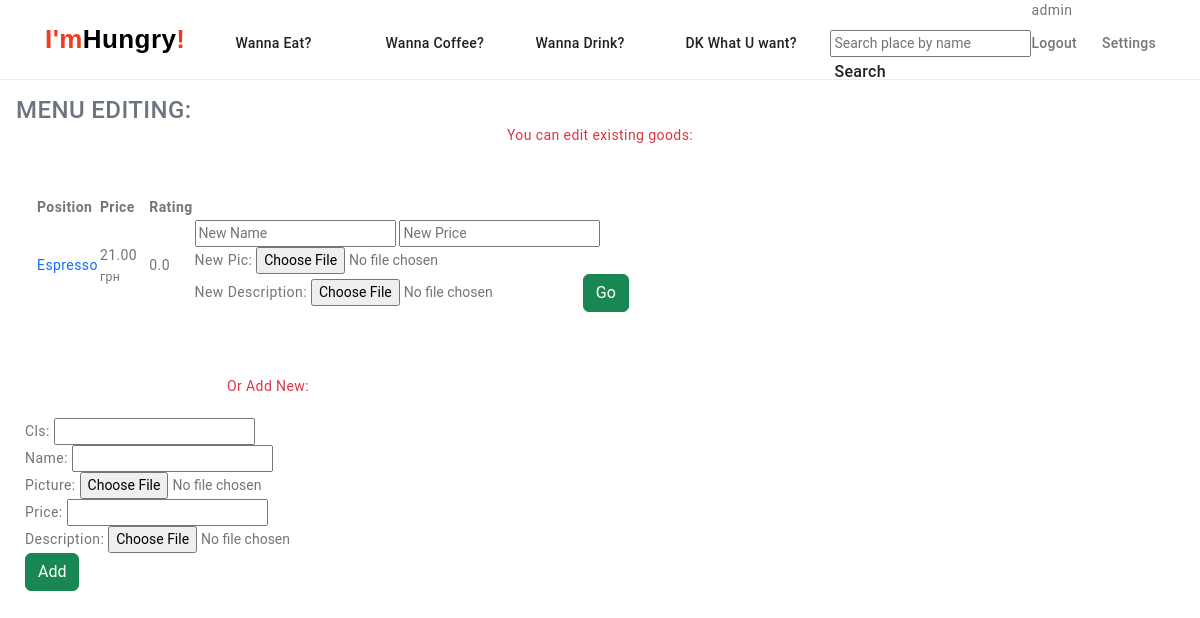
/hungry/place/menu/edit_page/2/ (signed in), run on an earlier commit of the app's database.
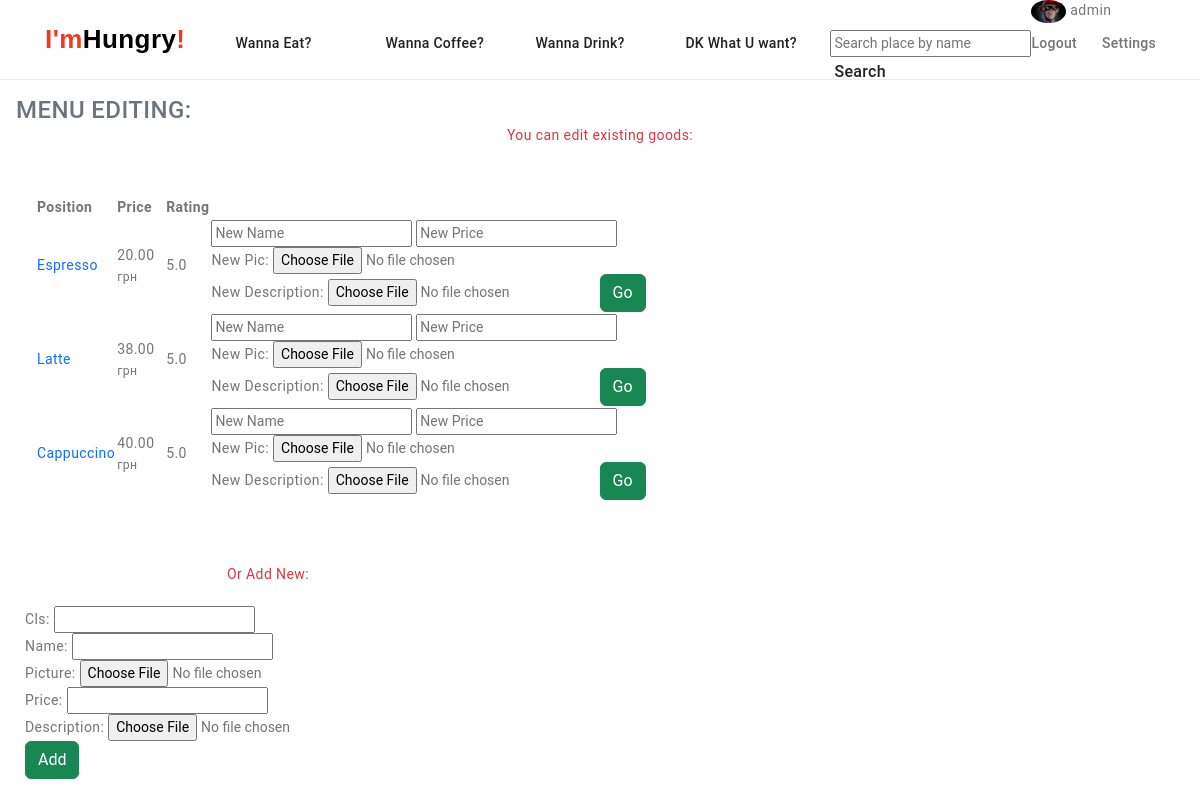
And on a later commit of the database.
### hungry/models.py (models this page shows, shortened)
class Good(models.Model):
    cls = models.CharField(max_length=128)
    name = models.CharField(max_length=256)
    picture = models.ImageField(upload_to='pics/')
    place = models.ForeignKey(Place, on_delete=models.CASCADE, related_name='goods')
    price = models.FloatField()
    rating = models.FloatField(default=0, null=True, blank=True)
    description = models.FileField(upload_to='desc/', null=True, blank=True)
    rated_by = models.ManyToManyField(User, related_name='rated', blank=True)
    def rating(self):
        ratings = self.ratings.all()
        if ratings:
            return sum(r.amount for r in ratings) / len(ratings)
        return 0.0

class UserAddon(models.Model):
    user = models.OneToOneField(User, on_delete=models.CASCADE, related_name='addon')
    avatar = models.ImageField(upload_to='avatars/', null=True, blank=True)
    address = map_fields.AddressField(max_length=200, null=True, blank=True)

class Rate(models.Model):
    amount = models.IntegerField(null=True, blank=True)
    good = models.ForeignKey(Good, on_delete=models.CASCADE, related_name='ratings')
    user = models.ForeignKey(User, on_delete=models.CASCADE, related_name='ratings', null=True, blank=True)

### hungry/views.py (the view)
# urls.py: path('place/menu/edit_page/<int:place_id>/', views.menu_edit_page, name='menu-edit-page'),
def menu_edit_page(request, place_id):
    place = Place.objects.get(pk=place_id)
    form = GoodForm()
    context = {
        'place': place,
        'form': form,
    }
    return render(request, template_name='hungry/menu_editing.html', context=context)

### hungry/forms.py
class GoodForm(forms.ModelForm):
    class Meta:
        model = Good
        exclude = ('place', 'rating', 'rated_by')

### hungry/cors.py (called while the page is built)
    def __call__(self, request):
        response = self.get_response(request)
        response['Access-Control-Allow-Origin'] = '*'
        response['Access-Control-Allow-Headers'] = '*'
        return response

### hungry/templates/hungry/menu_editing.html (shortened to what this page needs)
{% extends 'hungry/base.html' %}
{% load static %}
    {% block content %}
    {% if user.is_authenticated %}
        <div class="row">
            <h4 class="text-secondary ms-3 mt-3">MENU EDITING:</h4>
            <p class="text-danger text-center">You can edit existing goods:</p>
            <table width="250" class="col-8 ms-5" style="margin-top:50px;">
                <tr>
                    <th>Position</th>
                    <th>Price</th>
                    <th>Rating</th>
                </tr>
                {% for good in place.goods.all %}
                <tr>
                    <td><a href="{% url 'hungry:good-detail' good.id %}" class="link menu-link">{{ good.name }}</a></td>
                    <td>{{ good.price|floatformat:2 }}<small> грн</small></td>
                    <td>{{ good.rating|floatformat:1 }}</td>
                    <td><form action="{% url 'hungry:menu-edit' place.id %}" method="post" enctype="multipart/form-data">
                        <input type="text" name="new_name" placeholder="New Name">
                        <input type="text" name="new_price" placeholder="New Price">
                        <label>New Pic: <input type="file" name="new_pic" value="New Pic"></label>
                        <label>New Description: <input type="file" name="new_desc"></label>
                        <input type="submit" value="Go" class="btn btn-success">
                    </form></td>
                </tr>
                {% endfor %}
            </table>
            </div>
<br><br><br>
            <div class="row">
                <div class="col-5" style="margin-left:25px;">
                    <p class="text-danger text-center">
                        Or Add New:
                    </p>
                    <br>
                    <form action="{% url 'hungry:menu-add' place.id %}" method="POST" enctype="multipart/form-data" class="p-20">
                        {{ form.as_p }}
                        <input type="submit" value="Add" class="btn btn-success">
                    </form>
                </div>
            </div>
        {% endif %}
    {% endblock %}

### hungry/templates/hungry/base.html (shortened to what this page needs)
<!DOCTYPE html>
{% load static %}
<html lang="en">
  <head>
    <link
      href="https://cdn.jsdelivr.net/npm/bootstrap@5.2.2/dist/css/bootstrap.min.css"
      rel="stylesheet"
    />
    <link rel="stylesheet" href="{% static 'hungry/css/style.css' %}" />
  </head>
  <body>
    <header class="site-header">
      <div class="container header-container">
        <nav class="site-nav">
          <a href="{% url 'hungry:index' %}" lang="en" class="logo"
            ><span>I'm</span>Hungry<span>!</span></a
          >
          <ul class="list header-list">
            <li class="item">
              <a href="{% url 'hungry:category-detail' 2 %}" class="link"
                >Wanna Eat?</a
              >
            </li>
            <li class="item">
              <a href="{% url 'hungry:category-detail' 1 %}" class="link"
                >Wanna Coffee?</a
              >
            </li>
            <li class="item">
              <a href="{% url 'hungry:category-detail' 3 %}" class="link"
                >Wanna Drink?</a
              >
            </li>
            <li class="item">
              <form action="{% url 'hungry:goods-filter' %}" method="post">
                <input
                  type="submit"
                  class="link"
                  value="DK What U want?"
                /><input type="hidden" name="random" value="random" />
              </form>
            </li>
          </ul>
          <form
            action="{% url 'hungry:goods-filter' %}"
            method="post"
            class="search_form"
          >
            <input
              type="text"
              name="match"
              placeholder="Search place by name"
            />
            <input
              type="submit"
              class="link search-btn btn h-100 px-1"
              value="Search"
            />
          </form>
        </nav>
        {% if user.is_authenticated %}
        <ul class="list contact-list">
          <div class="container-user">
            {% if user.addon.avatar %}
            <img
              src="{{ user.addon.avatar.url }}"
              class="img-fluid rounded-circle"
              width="35"
            />
            {% endif %}
            <th>{{ user }}</th>
          </div>
          <li class="item">
            <a href="{% url 'hungry:logout-user' %}" class="link contact"
              >Logout</a
            >
          </li>
          <li class="item">
            <a href="{% url 'hungry:user-settings' %}" class="link contact"
              >Settings</a
            >
          </li>
        </ul>
        {% endif %}
      </div>
    </header>
    {% block content %}{% endblock %}
  </body>
</html>

What changed in the data, as far as the page shows it:
changed Good "Espresso": price "21.00" → "20.00"; rating "0.0" → "5.0"
added Good: name "Latte", price "38.00", rating "5.0"
added Good: name "Cappuccino", price "40.00", rating "5.0"
